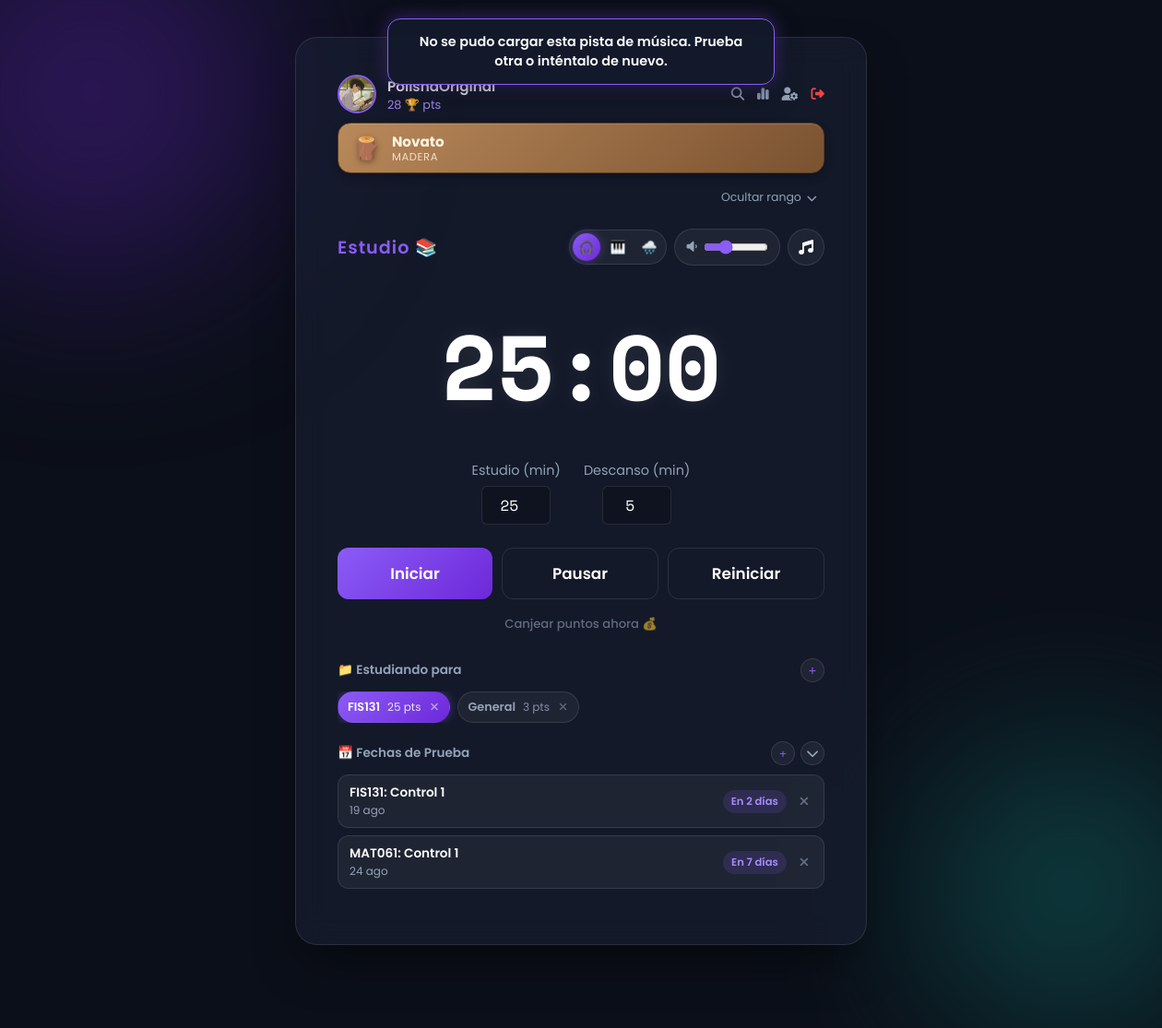
Page / (signed in) on the earlier database version.
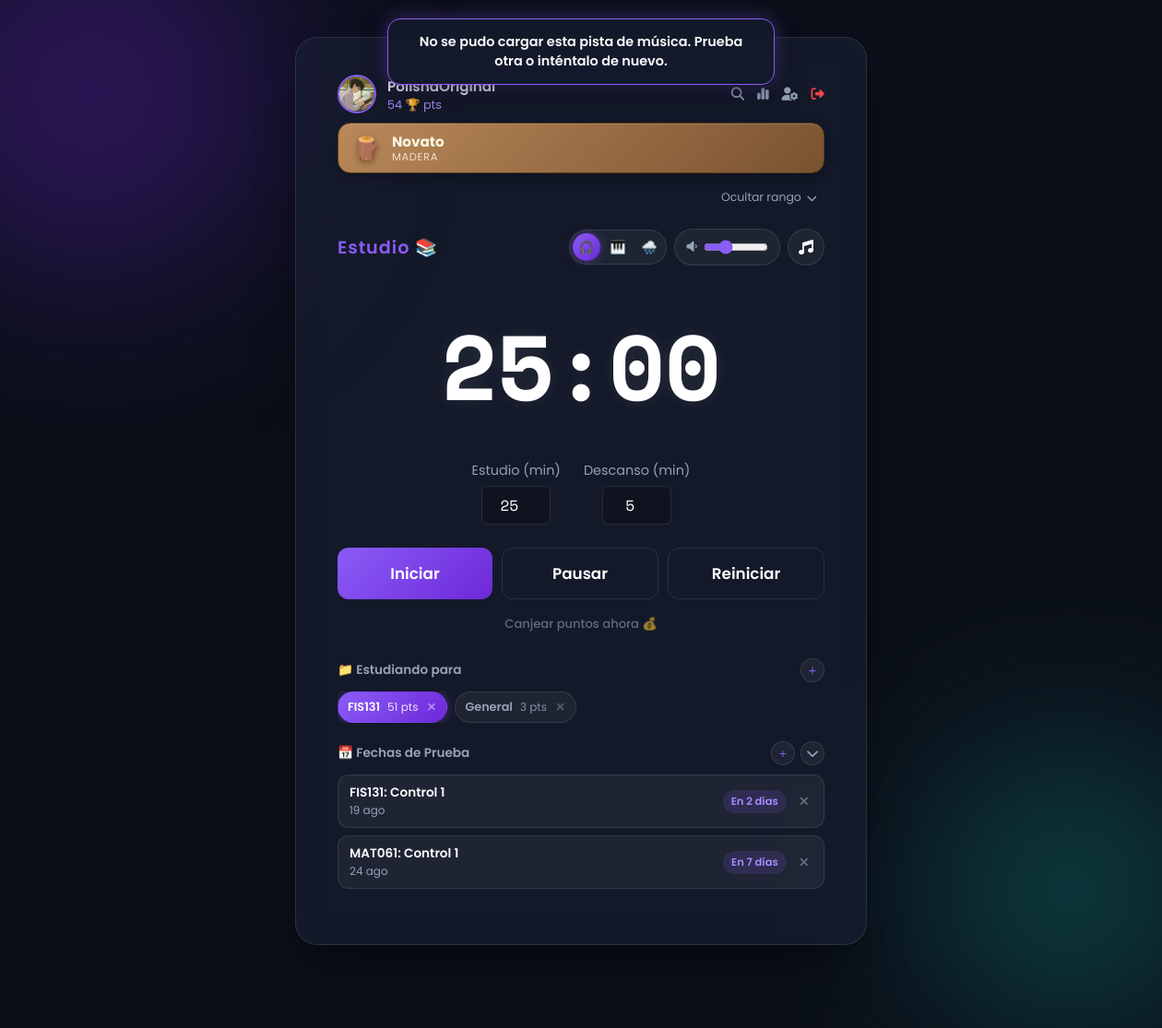
Same page on the later database version.
### app.py (models this page shows, shortened)
class User(db.Model):
    id = db.Column(db.Integer, primary_key=True)
    username = db.Column(db.String(50), unique=True, nullable=False)
    password = db.Column(db.String(200), nullable=False)
    points = db.Column(db.Integer, default=0)
    profile_pic = db.Column(db.String(300), default='https://i.imgur.com/6VBx3io.png') # Avatar por defecto
    following = db.relationship(
        'Follow',
        foreign_keys=[Follow.follower_id],
        backref=db.backref('follower', lazy='joined'),
        lazy='dynamic',
        cascade='all, delete-orphan'
    )
    followers = db.relationship(
        'Follow',
        foreign_keys=[Follow.followed_id],
        backref=db.backref('followed', lazy='joined'),
        lazy='dynamic',
        cascade='all, delete-orphan'
    )
    folders = db.relationship(
        'Folder',
        backref='user',
        lazy='dynamic',
        cascade='all, delete-orphan'
    )

### app.py (the view)
@app.route('/')
def index():
    if 'user_id' not in session:
        return redirect(url_for('login'))
    user = User.query.get(session['user_id'])
    if user is None:
        session.clear()
        return redirect(url_for('login'))
    rank = get_rank_info(user.points)
    return render_template('index.html', user=user, rank=rank)

### app.py (called while the page is built)
def get_rank_info(points):
    for rank in RANKS:
        if points >= rank['min']:
            return rank
    return RANKS[-1]

### templates/index.html (shortened to what the changed rows need)
<!DOCTYPE html>
<html lang="es">
<head>
    <link rel="stylesheet" href="https://cdnjs.cloudflare.com/ajax/libs/font-awesome/6.4.0/css/all.min.css">
</head>
<body>
    <div class="app-container">
        <div class="profile-column">
            <div class="user-header">
                <a href="/profile" class="profile-section" title="Editar Perfil">
                    <img src="{{ user.profile_pic }}" alt="Avatar" class="profile-avatar">
                    <div class="user-details">
                        <div class="username">{{ user.username }}</div>
                        <div class="points-badge"><span id="score">{{ user.points }}</span> 🏆 pts</div>
                    </div>
                </a>
            </div>
        </div>
        <div class="aside-column">
            <div class="folders-section">
                <div class="folders-header">
                    <span class="folders-title">📁 Estudiando para</span>
                    <button class="add-folder-btn" id="add-folder-btn" title="Nueva carpeta">+</button>
                </div>
                <div class="folders-list" id="folders-list"></div>
            </div>
        </div>
    </div>
</body>
</html>

Differences in the rows shown:
changed User "PolishaOriginal": points "28" → "54"
Other differences:
text written by a page script: "FIS131 25 pts General 3 pts" → "FIS131 51 pts General 3 pts"
